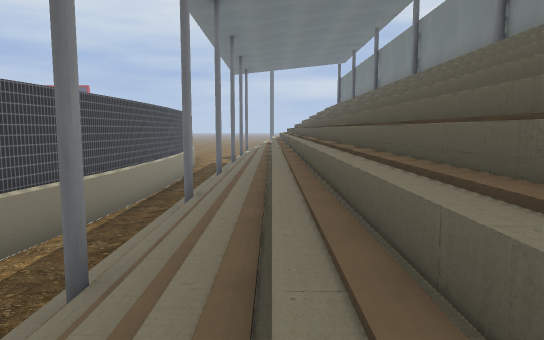
View 1 (above)

23 first-person views from a walk through a level from a Godot 3-D game. The camera is 1.2 m above the floor, tilts 6° down and sees 70° across. The floor is counted in squares, 2 m on a side. Each view is taken from the middle of a square. On the plan, view 1 faces up. The plan holds only what a view shows up to about 11 squares ahead; the rest is blank. The place goes on beyond the plan. Some surface patterns are stand-ins.

View 2
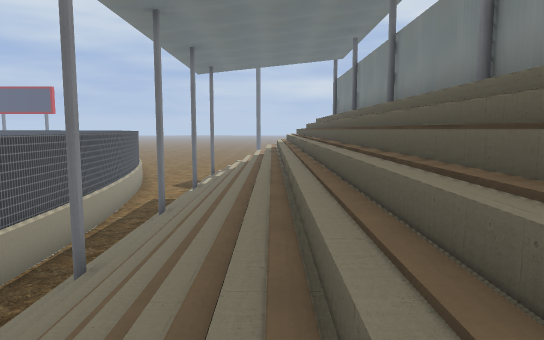

View 3
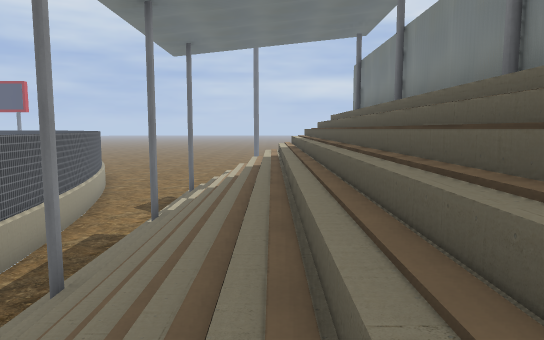

View 4
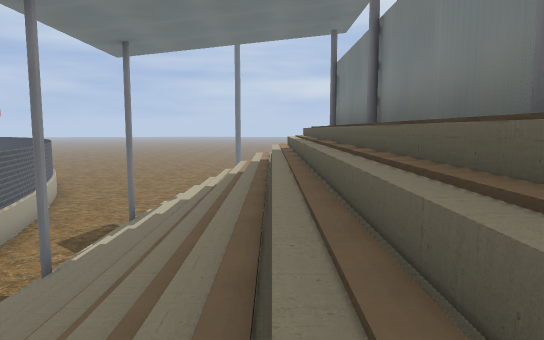

View 5
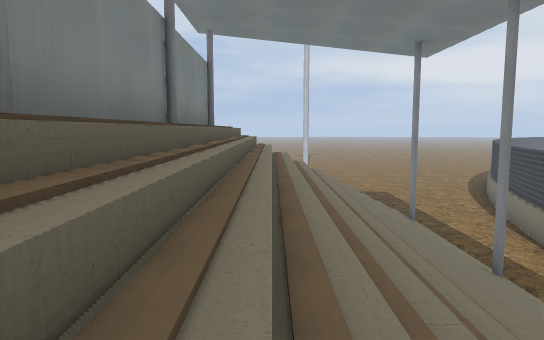

View 6
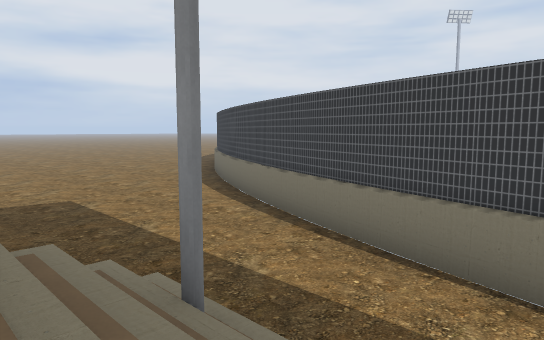

View 7
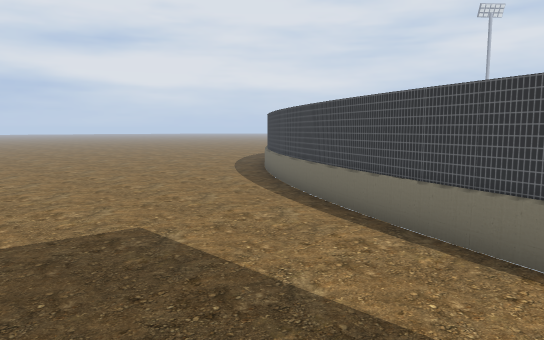

View 8
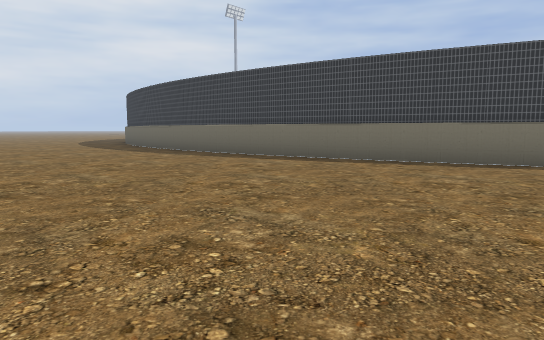

View 9
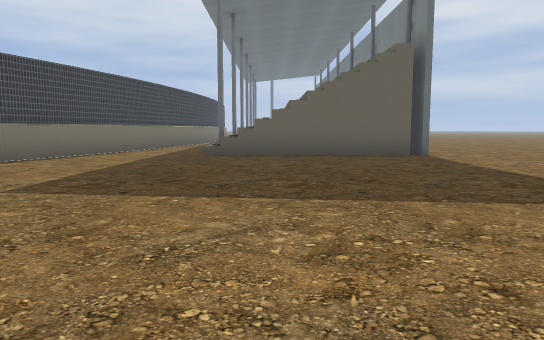

View 10
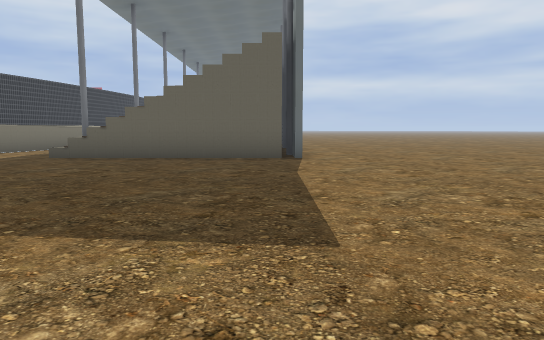

View 11
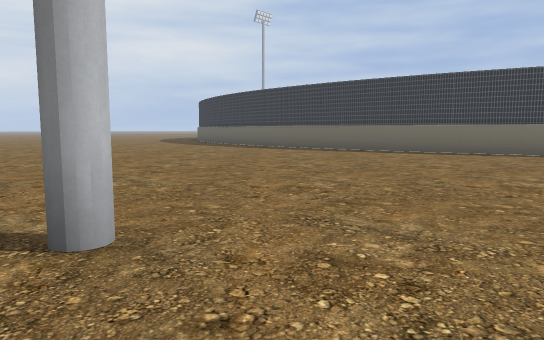

View 12
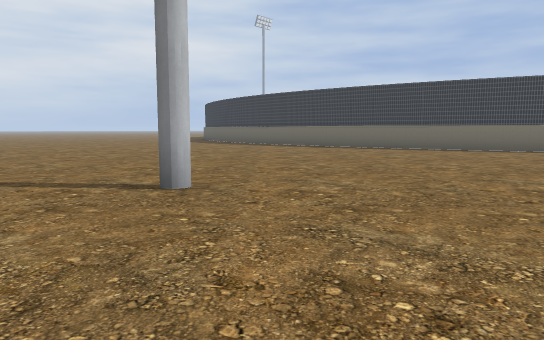

View 13
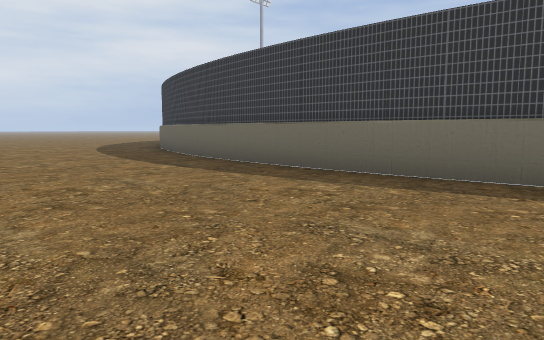

View 14
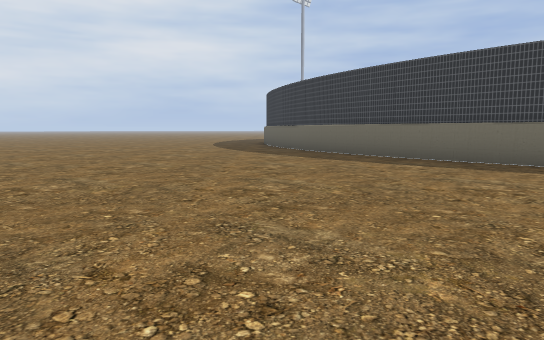

View 15
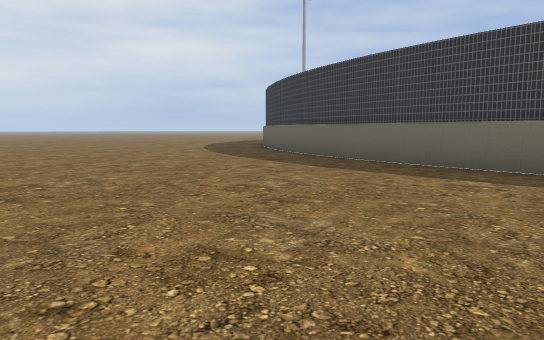

View 16
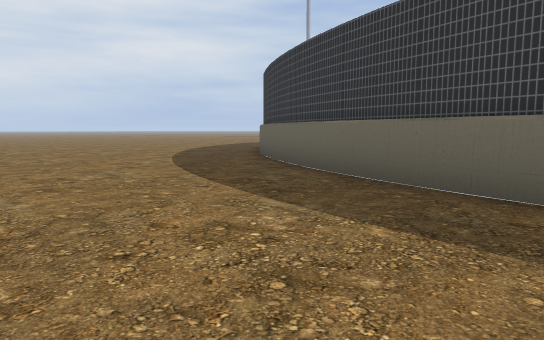

View 17
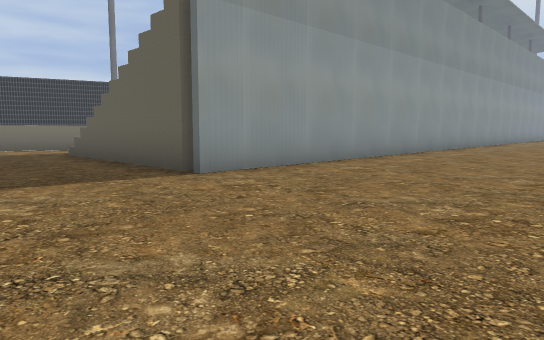

View 18
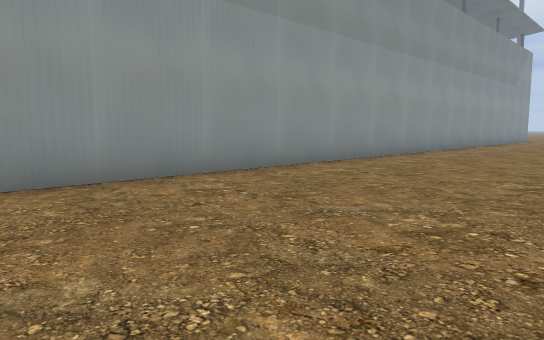

View 19
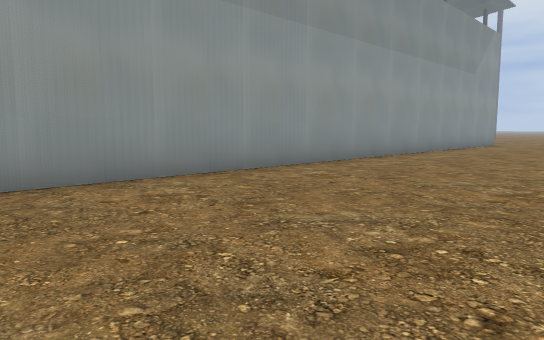

View 20
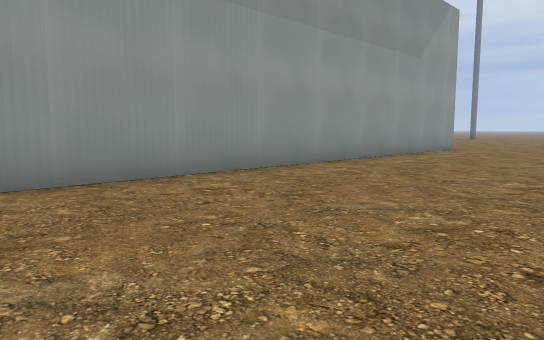

View 21
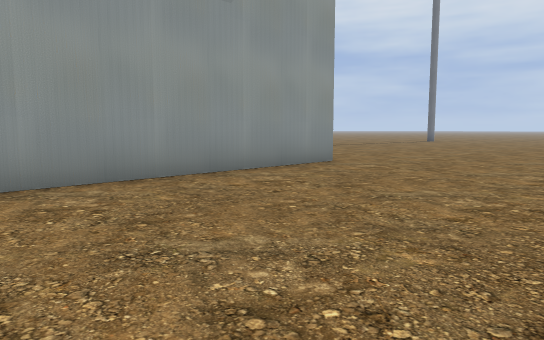

View 22
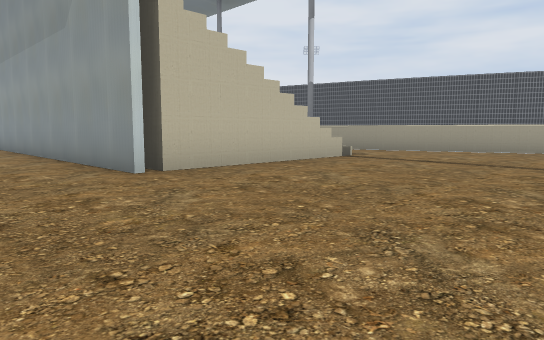

View 23
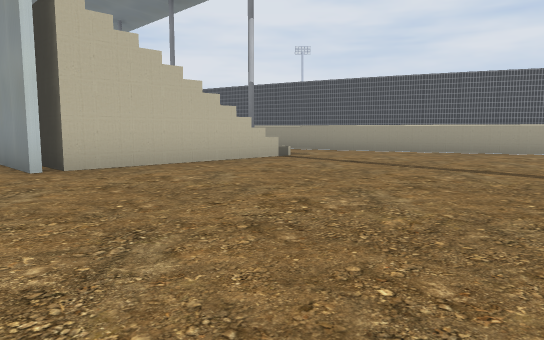

### Floor plan
Key: @ floor where view 1 was taken; # wall or solid block; . floor; / step, stairs or slope.
Columns run from 18 left of view 1 to 8 right of it. Each row starts with its distance up from view 1.
 27                     .....
 26                ..........
 25             #............
 24             #............
 23             ##............
 22              #............
 21              #....///.....
 20              ##..#///#....
 19               #..////#....
 18               #..////#.....
 17               #..////#.....
 16               #..#///#.....
 15               ##.////#.....
 14                #.////#....
 13                #.#///#....
 12                #.////#.....
 11                #.////#.....
 10                #.////#.....
  9                #.#///#.....
  8                #.////#.....
  7                #.////#.....
  6                #.#///#.....
  5                #.////#.....
  4                #.////#....
  3                 .////#.....
  2                ..#///#.....
  1               #..////#.....
  0               #../@//#.....
 -1              ##..#///#.....
 -2              #...////#.....
 -3              #.............
 -4             ##.............
 -5             #..............
 -6            ##............
 -7            #............
 -8           ##............
 -9           #............
-10          ##......... .
-11         ##.........
-12        ##............
-13        #..............
-14      ##................
-15     ##............#...
-16   ###................
-17 ###................
-18 ..................
-19 ................
-20 ...............

Positions as (right, up) in squares from view 1, and headings:
1: (0, 0), facing up
2: (1, 5), facing up
3: (1, 9), facing up
4: (2, 11), facing up
5: (2, 8), facing down
6: (0, 1), facing down-left
7: (0, -2), facing down-left
8: (0, -11), facing left
9: (0, -11), facing up
10: (3, -10), facing up
11: (2, -14), facing left
12: (4, -14), facing left
13: (-5, -14), facing left
14: (-5, -18), facing left
15: (-7, -18), facing left
16: (-11, -18), facing left
17: (8, -5), facing up-left
18: (8, 0), facing up-left
19: (8, 5), facing up-left
20: (8, 9), facing up-left
21: (8, 15), facing up-left
22: (6, 26), facing down-left
23: (5, 27), facing down-left
